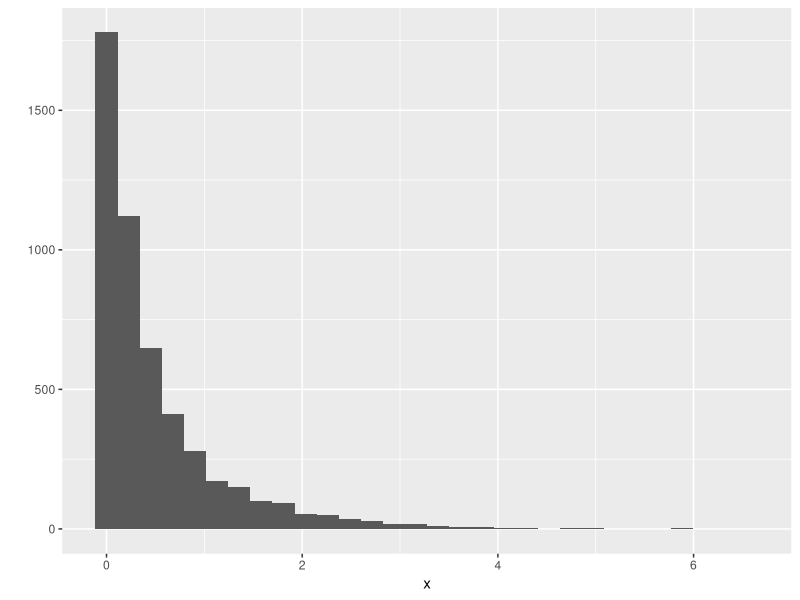

The R script that drew this image: (Note: this script raises an error after producing the figure.)
library(ggplot2)
library(scales)
library(tibble)

x <- rgamma(5000, 0.5, 1); quantile(x); mean(x); qplot(x)

mydf <- tibble(TV=rnorm(5000, 0.5, 0.2), Radio=rgamma(5000, 0.5, 1)) %>% gather(Media, ROI)
group_by(mydf, Media) %>% summarise(mean(ROI), min(ROI), max(ROI))
ggplot(mydf, aes(x=ROI, group=Media, fill=Media)) + geom_histogram() + theme_minimal() +
  scale_fill_brewer(type = "qual", palette = 6) + facet_grid(.~Media) + geom_vline(xintercept = 0.5) +
  ylab("Probability")
ggplot(mydf, aes(x=ROI, group=Media, fill=Media)) + geom_density(alpha=0.5) + theme_minimal(base_size = 15) +
  scale_fill_brewer(type = "qual", palette = 6) + facet_grid(.~Media) + geom_vline(xintercept = 0.5) +
  ylab("Probability")
